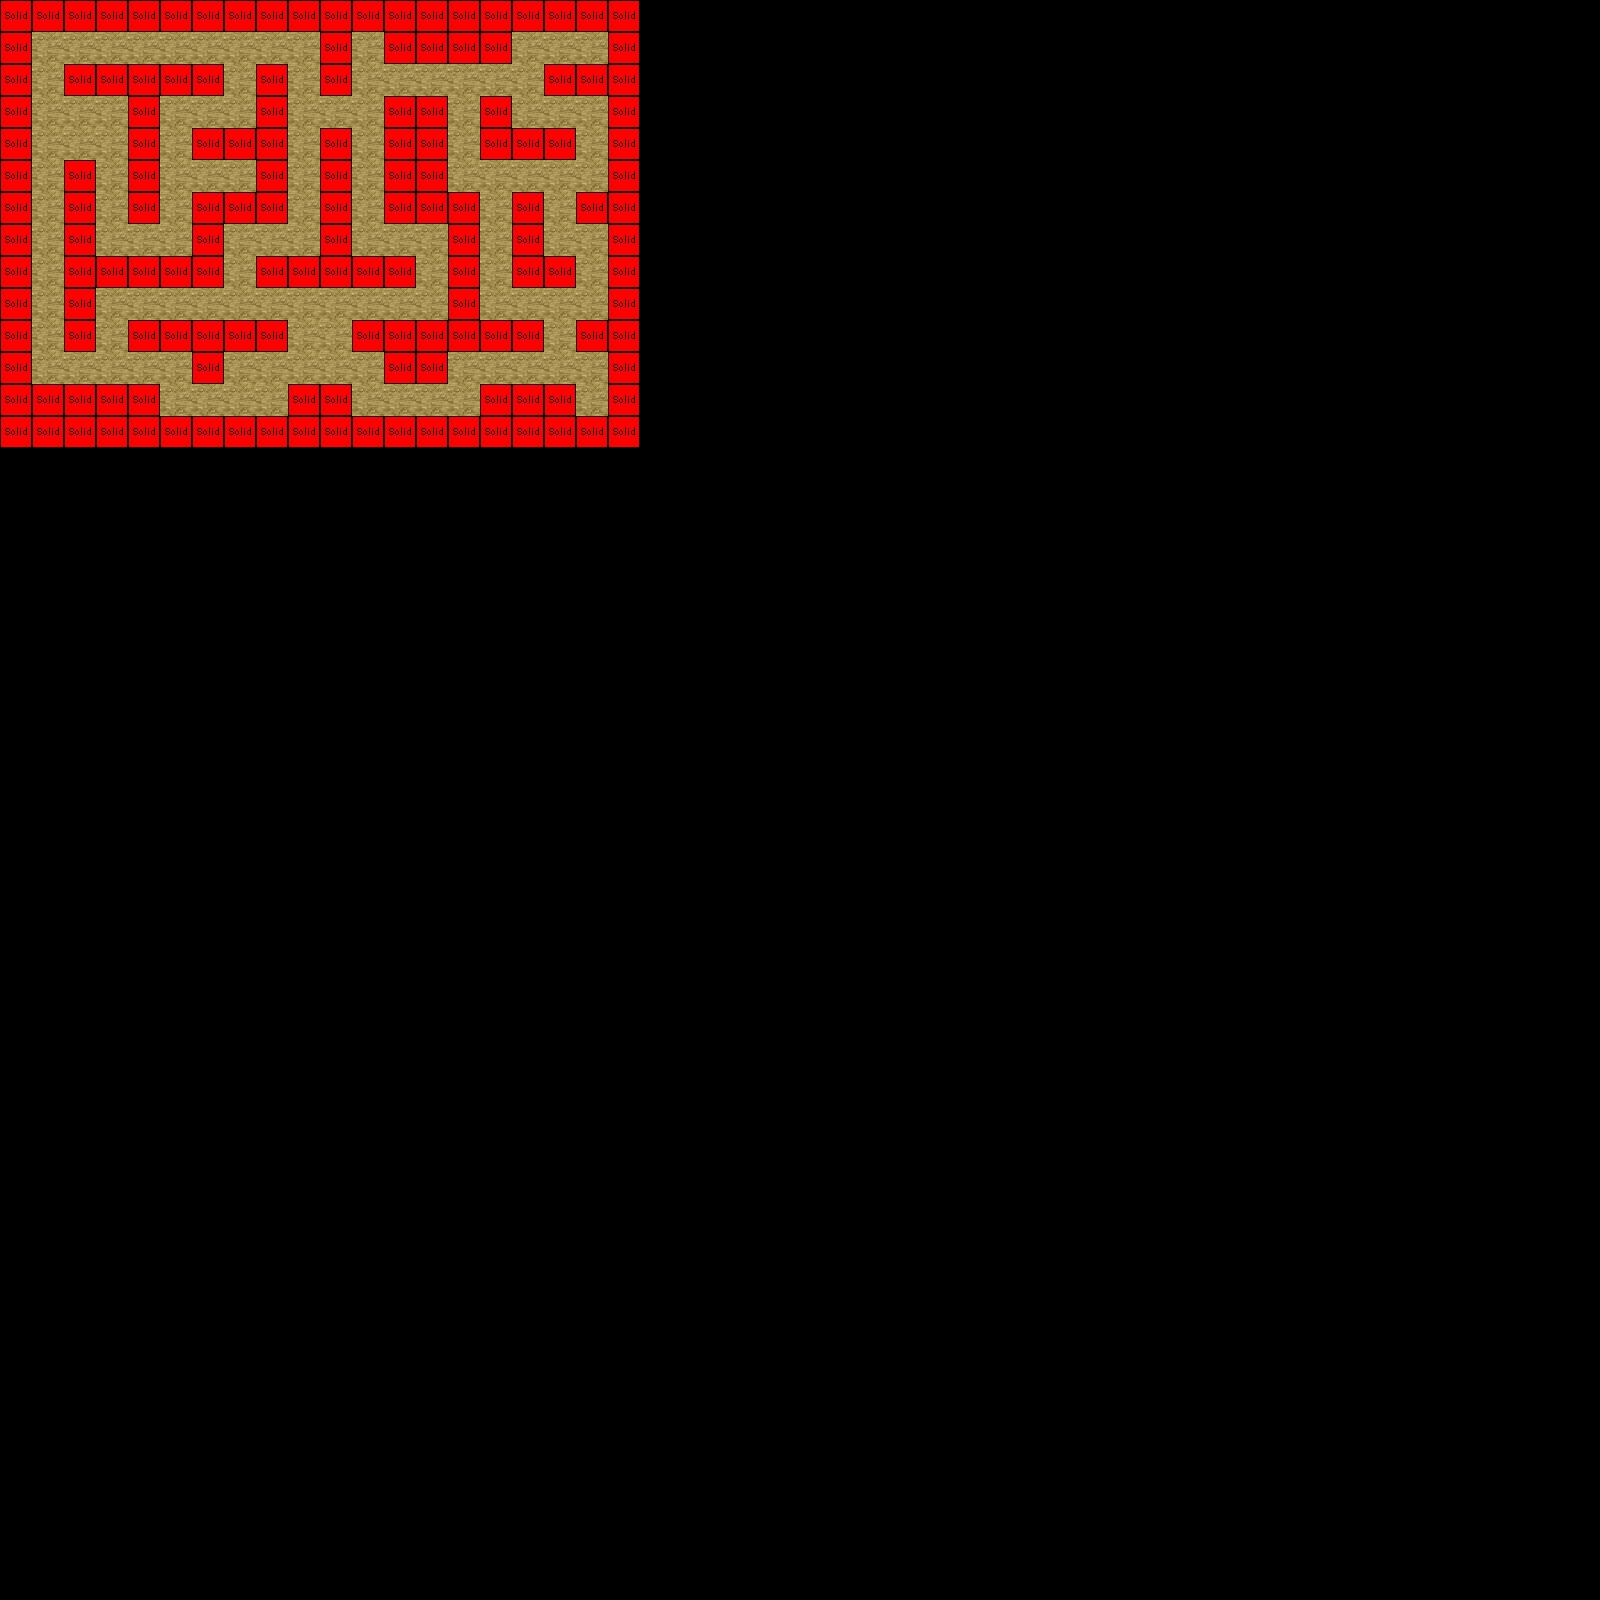

This game map was drawn from its Tiled (.tmx) file and the tilesets committed beside it. A one-line description and the trimmed map source follow:
An orthogonal 50x50 tile map with 32x32 px tiles, 2 tile layers (Calque de Tile 1, logic), 2 tilesets.

<map version="1.0" orientation="orthogonal" renderorder="right-down" width="50" height="50" tilewidth="32" tileheight="32" nextobjectid="1">
 <tileset firstgid="1" name="12884556_1137165783013609_1982339146_n" tilewidth="32" tileheight="32" tilecount="900">
  <image source="tuiles/12884556_1137165783013609_1982339146_n.jpg" width="960" height="960" />
 </tileset>
 <tileset firstgid="901" name="12884568_1137165749680279_1253105157_n" tilewidth="32" tileheight="32" tilecount="25">
  <image source="tuiles/12884568_1137165749680279_1253105157_n.jpg" width="160" height="160" />
 </tileset>
 <layer name="Calque de Tile 1" width="50" height="50">
  <data>[2500 cells, 280 non-empty, 1 distinct tile ids]</data>
 </layer>
 <layer name="logic" width="50" height="50">
  <data>[2500 cells, 155 non-empty, 1 distinct tile ids]</data>
 </layer>
</map>
